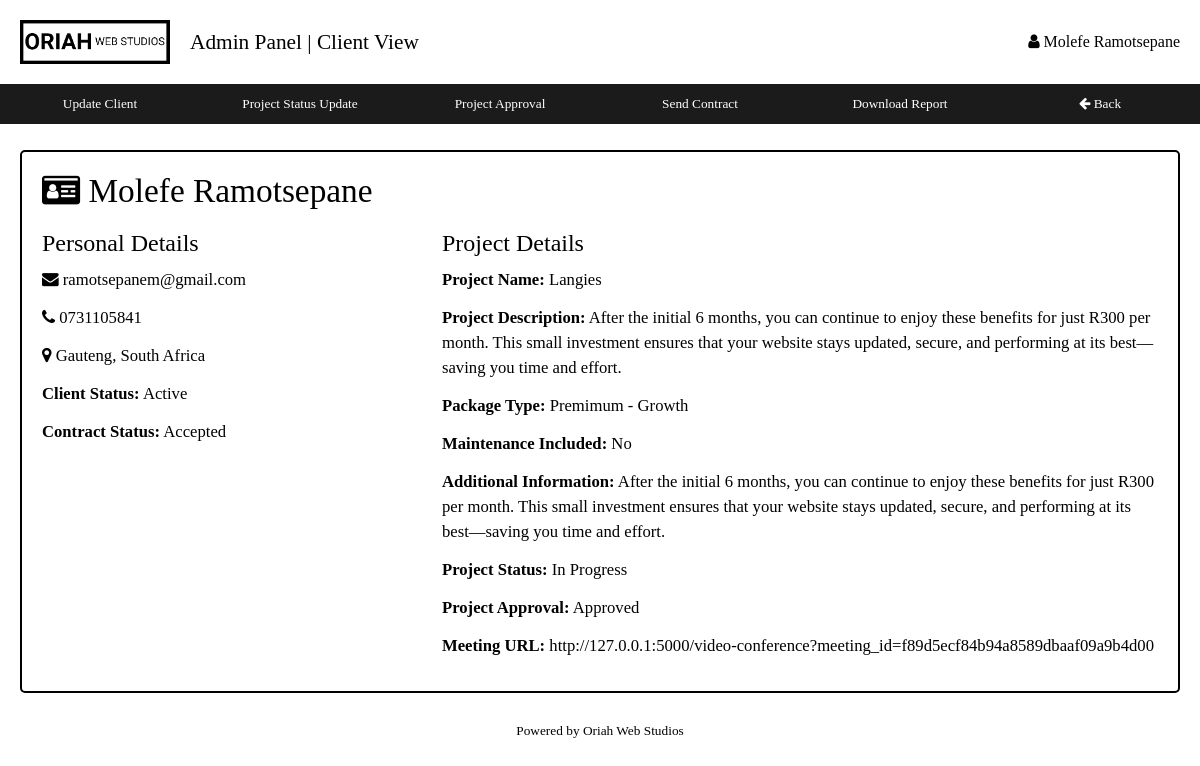
The page /clients/view_clients/1 (signed in) on the database its author committed.
### app/models.py (models this page shows, shortened)
class Admin(db.Model):
    __tablename__ = 'admin'
    id = db.Column(db.Integer, primary_key=True)
    full_name = db.Column(db.String(50), nullable=True)
    username = db.Column(db.String(20), unique=True, nullable=False)
    password_hash = db.Column(db.String(255), nullable=False)
    @property
    def is_authenticated(self):
        return True

class ProjectTable(db.Model):
    __tablename__ = 'project_table'
    id = db.Column(db.Integer, primary_key=True)
    first_name = db.Column(db.String(20), nullable=False)
    last_name = db.Column(db.String(20), nullable=False)
    email = db.Column(db.String(50), nullable=False)
    cell_number = db.Column(db.String(20), nullable=False)
    province = db.Column(db.String(20), nullable=False)
    project_name = db.Column(db.String(50), nullable=False)
    project_description = db.Column(db.Text, nullable=False)
    is_maintenance = db.Column(db.Boolean, nullable=False, default=False)
    additional_information = db.Column(db.Text, nullable=False)
    package_type = db.Column(db.String(20), nullable=False)
    client_status = db.Column(db.String(20), nullable=False, default='Pending')
    project_status = db.Column(db.String(20), nullable=False, default='Pending')
    project_approval = db.Column(db.String, nullable=False, default='Pending')
    contract = db.Column(db.String(100), nullable=False, default='Pending')
    meeting_url = db.Column(db.String(100), nullable=True)

### app/routes.py (the view)
@main.route('/clients/view_clients/<int:client_id>', methods=['GET', 'POST'])
@login_required
def view_clients(client_id):
    client = ProjectTable.query.get_or_404(client_id)
    form = EditClientForm()
    form2 = StatusUpdateForm()
    form3 = ProjectApprovalForm()
    return render_template('admin/view_client.html', client=client, form=form, form2=form2, form3=form3)

### app/routes.py (called while the page is built)
@login_manager.user_loader
def load_user(user_id):
    return Admin.query.get(int(user_id))

### app/templates/admin/view_client.html (shortened to what this page needs)
<!DOCTYPE html>
<html lang="en">
<head>
    <link rel="stylesheet" href="{{ url_for('static', filename='css/admin/client-style.css') }}">
    <link rel="stylesheet" href="https://cdnjs.cloudflare.com/ajax/libs/font-awesome/4.7.0/css/font-awesome.min.css">
</head>
<body>
    <header>
        <div class="navbar">
            <div class="logoNClient">
                <img src="{{ url_for('static', filename='img/4-removebg-preview.png') }}" width="150px" alt="logo">
                <h2>Admin Panel | Client View</h2>
            </div>
            <div class="current-user">
                <p><i class="fa fa-user"></i> {{ current_user.full_name }}</p>
            </div>
        </div>
        <div class="button-container">
            <button onclick="showForm('edit-client-form')" class="btn"><a href="#update">Update Client</a></button>
            <button onclick="showForm('status-update-form')" class="btn"><a href="#update-status">Project Status Update</a></button>
            <button onclick="showForm('project-approval-form')" class="btn"><a href="#project-approval">Project Approval</a></button>
            <button class="btn send-contract" onclick="showLoadingScreen()"><a href="{{ url_for('main.send_contract', client_id=client.id) }}">Send Contract</a></button>
            <button class="btn"><a href="#report">Download Report</a></button>
            <button class="btn"><a href="{{ url_for('main.admin_panel') }}"><i class="fa fa-arrow-left"></i> Back</a></button>
        </div>
    </header>
    <div style="display: none;" id="content">
        <section class="client-details-section">
            <div class="client-details">
                <h1><i class="fa fa-id-card"></i> {{ client.first_name }} {{ client.last_name }}</h1>
                <div class="client-info">
                    <div class="info-label">
                        <h3>Personal Details</h3>
                        <p style="width: 300px;"><strong><i class="fa fa-envelope"></i></strong> {{ client.email }}</strong></p>
                        <p><strong><i class="fa fa-phone"></i></strong> {{ client.cell_number }}</strong></p>
                        <p><strong><i class="fa fa-map-marker"></i></strong> {{ client.province }}, South Africa</p>
                        <p><strong>Client Status:</strong> {{ client.client_status }}</strong></p>
                        <p><strong>Contract Status:</strong> {{ client.contract }}</strong></p>
                    </div>
                    <div class="info-value">
                        <h3>Project Details</h3>
                        <p><strong>Project Name:</strong> {{ client.project_name }}</p>
                        <p><strong>Project Description:</strong> {{ client.project_description }}</p>
                        <p><strong>Package Type:</strong> {{ client.package_type }}</p>
                        <p><strong>Maintenance Included:</strong> {% if client.is_maintenance %}Yes{% else %}No{% endif %}</p>
                        <p><strong>Additional Information:</strong> {{ client.additional_information }}</p>
                        <p><strong>Project Status:</strong> {{ client.project_status }}</p>
                        <p><strong>Project Approval:</strong> {{ client.project_approval }}</strong></p>
                        <p><strong>Meeting URL:</strong> {{ client.meeting_url }}</p>
                    </div>
                </div>
            </div>
        </section>
    </div>
    <footer>
        <p>Powered by Oriah Web Studios</p>
    </footer>
</body>
</html>

### app/static/css/admin/client-style.css (style rules this page uses)
* { margin: 0; padding: 0; box-sizing: border-box; font-family: Poppins; }
header { box-shadow: 0 4px 8px rgba(0, 0, 0, 0.1); background-color: white; position: fixed; top: 0; width: 100%; z-index: 9999; }
.navbar { display: flex; justify-content: space-between; align-items: center; padding: 20px 20px; }
.logoNClient { display: flex; align-items: center; }
.logoNClient img { margin-right: 20px; }
.logoNClient h2 { font-weight: 400; color: black; font-size: 16pt; }
.button-container { display: flex; justify-content: space-between; align-items: center; position: fixed; z-index: 9999; width: 100%; background-color: white; }
.button-container button { padding: 12px; background-color: rgb(27, 27, 27); border: none; color: white; transition: all 0.3s ease; cursor: pointer; width: 100%; }
.button-container a { text-decoration: none; color: white; }
.client-details-section { margin-top: 10px; }
.client-details { border-radius: 5px; border: solid 2px black; padding: 20px; color: black; margin: 20px 20px; }
.client-details h1 { font-weight: 400; margin-bottom: 10px; font-size: 25pt; }
.client-details p { line-height: 1.5; font-size: 12.5pt; margin-bottom: 13px; }
.client-details h3 { margin-bottom: 10px; font-weight: 500; font-size: 18pt; }
.client-info { display: flex; align-items: baseline; margin-top: 20px; gap: 100px; }
footer { margin: 0 20px; padding-top: 10px; padding-bottom: 20px; }
footer p { text-align: center; font-size: 10pt; }

### rows shown on the page
Admin: full_name "Molefe Ramotsepane"
ProjectTable: first_name "Molefe", last_name "Ramotsepane", email "ramotsepanem@gmail.com", cell_number "0731105841", province "Gauteng", client_status "Active", contract "Accepted", project_name "Langies", project_description "After the initial 6 months, you can continue to enjoy these benefits for just R300 per month. This small investment ensures that your website stays updated, secure, and performing at its best—saving you time and effort.", package_type "Premimum - Growth", additional_information "After the initial 6 months, you can continue to enjoy these benefits for just R300 per month. This small investment ensures that your website stays updated, secure, and performing at its best—saving you time and effort.", project_status "In Progress", project_approval "Approved", meeting_url "http://127.0.0.1:5000/video-conference?meeting_id=f89d5ecf84b94a8589dbaaf09a9b4d00"
